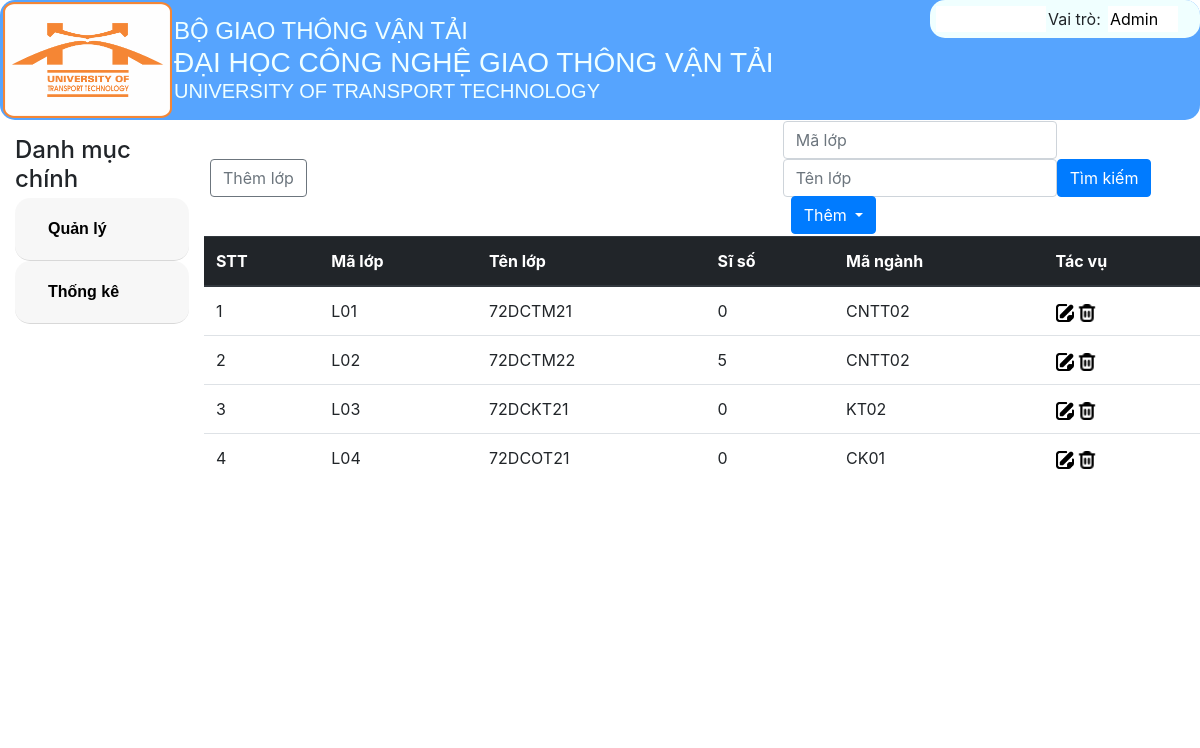
The page /DanhSachLop/ on the database its author committed.
### tables this page shows
CREATE TABLE `lop` (
  `malop` varchar(30) NOT NULL,
  `tenlop` varchar(30) NOT NULL,
  `siso` varchar(10) NOT NULL,
  `manganh` varchar(30) NOT NULL
);

### MVC/Core/controller.php (called while the page is built, shortened)
<?php
class Controller
{
    public function mode($mode){
        return new $mode;
    }
    function view($view, $data= []){
        include_once './MVC/Views/'.$view.'.php';
    }
}

### MVC/Controllers/DanhSachLop.php (called while the page is built, shortened)
<?php
class DanhSachLop extends Controller
{
    protected $lop;
    function __construct()
    {
        $this->lop = $this->mode('Lop');
    }
    function Get_data()
    {
        $this->view('MasterLayoutAD', [
            'page' => 'Lop_v',
            'dulieu' => $this->lop->lop_find('', '')
        ]);
    }
}

### MVC/Core/app.php (called while the page is built, shortened)
<?php
class app
{
    protected $action = 'Get_data';
    function __construct()
    {
        $arr = $this->ProcessURL();
        if($arr!=null){
            if(file_exists("./MVC/Controllers/".$arr[0].".php")){
                $this->controller=$arr[0];
                unset($arr[0]);
            }
        }
        $this->controller=new $this->controller;
        if(isset($arr[1])){
            unset($arr[1]);
        }
        $this->params=$arr?array_values($arr):[];
        call_user_func_array([$this->controller,$this->action],$this->params);
    }
    function ProcessURL(){
        if(isset($_GET['url'])){
            return explode("/",filter_var(trim($_GET['url']),FILTER_DEFAULT));
        }
    }
}
?>

### index.php (called while the page is built, shortened)
<?php
$myapp = new app();
?>

### MVC/Core/connectDB.php (called while the page is built, shortened)
<?php
class connectDB{
    protected $servername="localhost";
    protected $username="root";
    protected $password="";
    protected $dbname="btl_quanlydiem";
    function __construct(){
        $this->con=mysqli_connect($this->servername,$this->username,$this->password,$this->dbname);
    }
}
?>

### MVC/Models/Lop.php (called while the page is built, shortened)
<?php
class Lop extends connectDB{
    function lop_find($malop,$tenlop){
        $sql_lop_find="SELECT * FROM lop where malop like '%$malop%' and tenlop like '%$tenlop%'";
        return mysqli_query($this->con,$sql_lop_find);
    }
}

### MVC/Views/Pages/Lop_v.php (the view, shortened to what this page needs)
<!DOCTYPE html>
<html lang="en">
<head>
   <link rel="stylesheet" href="Public/Css/style.css">
   <link rel="stylesheet" href="Public/Css/css_bootstrap.min.css">
   <link rel="stylesheet" href="https://stackpath.bootstrapcdn.com/bootstrap/4.1.1/css/bootstrap.min.css">
</head>
<body>
   <table style="width: 100%;">
      <tr>
         <td style="width: 58%;"><a href="http://localhost/BTL_QuanLyDiem/DanhSachLop/Them"><button
                  class="btn btn-outline-secondary" name="btnThemlop" style="margin: 5px;">Thêm
                  lớp</button></a></td>
         <td>
            <form action="http://localhost/BTL_QuanLyDiem/DanhSachLop/Timkiem" method="post">
               <div class="form-inline">
                  <form>
                     <input type="text" name="txtMalop" class="form-control" placeholder="Mã lớp" value="<?php if (isset($data['ml']))
                        echo $data['ml'] ?>">
                        <input type="text" name="txtTenlop" class="form-control" placeholder="Tên lớp" value="<?php if (isset($data['tl']))
                        echo $data['tl'] ?>">
                        <input type="submit" class="btn btn-primary" name="btnTimkiem" value="Tìm kiếm">
                     </form>
                     <button class="btn btn-primary dropdown-toggle" type="button" id="dropdownMenuButton"
                        data-toggle="dropdown" style="position: relative; left: 8px; top: -1px;">
                        Thêm
                     </button>
                  </div>
            </td>
         </tr>
      </table>
      <table class="table">
         <thead class="thead-dark">
            <tr>
               <th>STT</th>
               <th>Mã lớp</th>
               <th>Tên lớp</th>
               <th>Sĩ số</th>
               <th>Mã ngành</th>
               <th>Tác vụ</th>
            </tr>
         </thead>
         <tbody>
            <?php
                     if (isset($data['dulieu']) && $data['dulieu'] != null) {
                        $i = 1;
                        while ($row = mysqli_fetch_array($data['dulieu'])) {
                           ?>
               <tr>
                  <td>
                     <?php echo $i++ ?>
                  </td>
                  <td>
                     <?php echo $row['malop'] ?>
                  </td>
                  <td>
                     <?php echo $row['tenlop'] ?>
                  </td>
                  <td>
                     <?php echo $row['siso'] ?>
                  </td>
                  <td>
                     <?php echo $row['manganh'] ?>
                  </td>
                  <td>
                     <a href="http://localhost/BTL_QuanLyDiem/DanhSachLop/Sua/<?php echo $row['malop'] ?>"><img class="icon"
                           src="Public/Images/note.png" alt="note"></a>
                     <a href="http://localhost/BTL_QuanLyDiem/DanhSachLop/Xoa/<?php echo $row['malop'] ?>"><img class="icon"
                           src="Public/Images/trash.png" alt="trash"></a>
                  </td>
               </tr>
               <?php
                        }
                     }
                     ?>
      </tbody>
   </table>
</body>
</html>

### Public/Css/style.css (style rules this page uses)
.icon { width: 18px; height: 18px; }

### rows shown on the page
lop: malop "L01", tenlop "72DCTM21", siso "0", manganh "CNTT02"
lop: malop "L02", tenlop "72DCTM22", siso "5", manganh "CNTT02"
lop: malop "L03", tenlop "72DCKT21", siso "0", manganh "KT02"
lop: malop "L04", tenlop "72DCOT21", siso "0", manganh "CK01"
